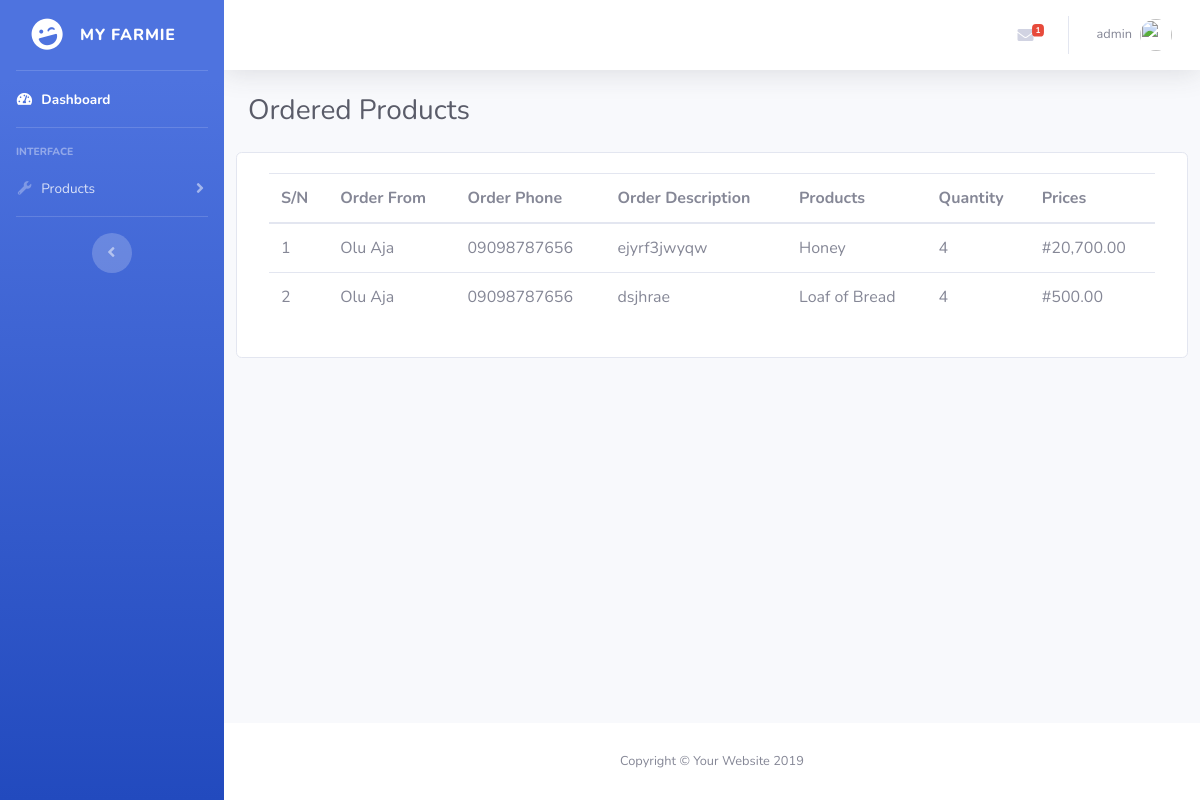
Page /admin/completedOrders.php (signed in) on the committed database.
### tables this page shows
CREATE TABLE `ordertable` (
  `id` int(11) NOT NULL,
  `orderFrom` varchar(200) NOT NULL,
  `orderPhone` varchar(200) NOT NULL,
  `orderDescription` text NOT NULL,
  `orderProduct` varchar(200) NOT NULL,
  `orderQuantity` bigint(20) NOT NULL,
  `orderPrice` bigint(20) NOT NULL,
  `status` int(11) NOT NULL,
  `date` datetime NOT NULL DEFAULT current_timestamp()
);

### admin/completedOrders.php (the view, shortened to what this page needs)
<?php
 include_once('php/function.php');
 include_once('php/header.php');
 $select = $mysqli->prepare("SELECT * FROM ordertable WHERE status = 1 order by id");
 $select->execute();
 $res = $select->get_result();
 ?>
    <div class="container-fluid">
      <div class="d-sm-flex align-items-center justify-content-between mb-4">
        <h1 class="h3 mb-0 text-gray-800">Ordered Products</h1>
      </div>
      <div class="row offset-0">
      	<div class="card col-md-12">
      		<div class="card-body table-responsive">
      			<table class="table table-strips">
      				<thead>
      					<tr>
      						<th>S/N</th>
      						<th>Order From</th>
      						<th>Order Phone</th>
      						<th>Order Description</th>
      						<th>Products</th>
      						<th>Quantity</th>
      						<th>Prices</th>
      					</tr>
      				</thead>
      				<tbody>
      					 <?php $i = 1;
                  while ($row = $res->fetch_assoc()) { ?>
                    <tr>
                      <td><?php echo $i; ?></td>
                      <td><?php echo $row['orderFrom']; ?></td>
                      <td><?php echo $row['orderPhone']; ?></td>
                      <td><?php echo $row['orderDescription']; ?></td>
                      <td><?php echo $row['orderProduct']; ?></td>
                      <td><?php echo $row['orderQuantity']; ?></td>
                      <td>#<?php echo number_format($row['orderPrice'], 2); ?></td>
                    </tr>
                <?php  $i++;}
                ?>
      				</tbody>
      			</table>
      		</div>
      	</div>
      </div>
    </div>
  </div>
<?php
include_once('php/footer.php');
?>

### rows in the picture
ordertable: orderFrom "Olu Aja", orderPhone "09098787656", orderDescription "ejyrf3jwyqw", orderProduct "Honey", orderQuantity "4", orderPrice "20,700.00"
ordertable: orderFrom "Olu Aja", orderPhone "09098787656", orderDescription "dsjhrae", orderProduct "Loaf of Bread", orderQuantity "4", orderPrice "500.00"

### other values in the picture
$_SESSION['user_id'] "admin"
